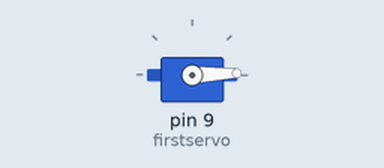
Bench run of a sketch on a simulated Arduino Uno, built with avr-gcc and run on an emulated ATmega328P. Parts: servo.

Above: at 0.05 s.
At 1.75 s:
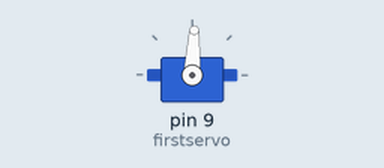
At 3.45 s:
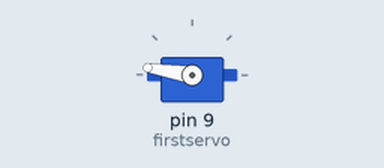
At 6.9 s:
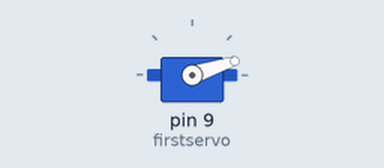
Timing chart, 0 to 9.4 s (numbered marks = the images above):
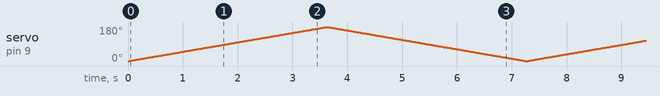

The sketch:

Week8first.ino
```cpp
#include <Servo.h>

Servo firstservo;  // create servo object to control a servo
// twelve servo objects can be created on most boards

int pos = 0;    // variable to store the servo position

void setup() {
  firstservo.attach(9);  // attaches the servo on pin 9 to the servo object
}

void loop() {
  for (pos = 0; pos <= 180; pos += 1) { // goes from 0 degrees to 180 degrees
    // in steps of 1 degree
    firstservo.write(pos);              // tell servo to go to position in variable 'pos'
    delay(20);                       // waits 15ms for the servo to reach the position
  }
  for (pos = 180; pos >= 0; pos -= 1) { // goes from 180 degrees to 0 degrees
    firstservo.write(pos);              // tell servo to go to position in variable 'pos'
    delay(20);                       // waits 15ms for the servo to reach the position
  }
}
```
